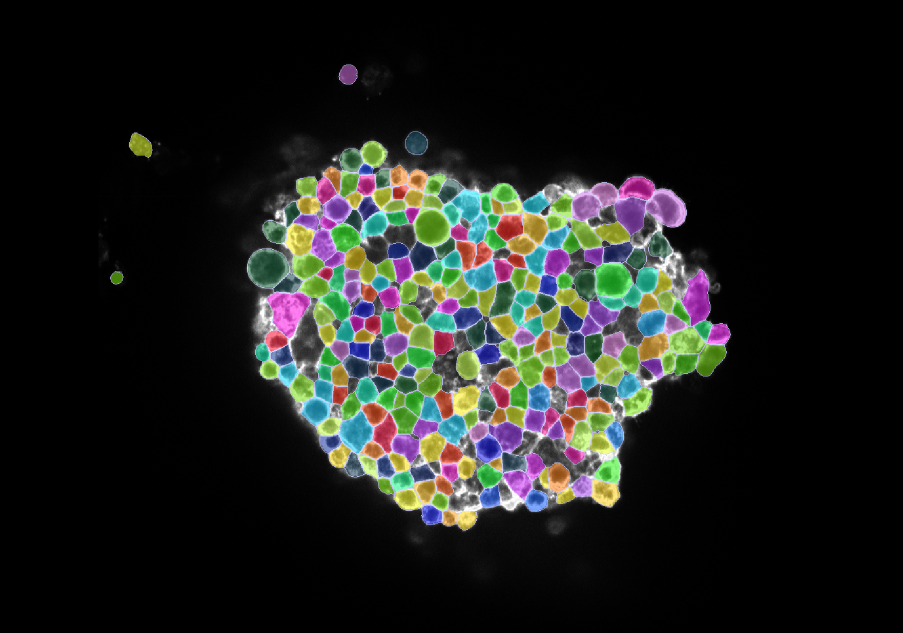
#> input picture C2-sph1_gly_au-0036_segmentedWithCellpose.png, 1806 x 1266 px (shown at 1/2 size)
$ jupyter execute 2d-toy-model.ipynb
#> lines starting #> are read from the running program, lines starting #| are printed output that depends on the picture; after the words box and inside, x2 and y2 are one past the last pixel; in counts of white or black regions, pixels touching at a corner belong together
# 2D toy model

- start from segmented 2d image of cells
- modify image to create explicit membrane compartments
- combine cells, combine membranes
- create a simple sme model using this geometry
- do an example simulation

## Navigation

- Press `Space` to show the next page
- Press `Shift+Space` to show the previous page
- Press `Escape` to zoom out

## Input data

[cell 1]
import numpy as np
import matplotlib.pyplot as plt
from matplotlib import animation
import imageio.v3 as iio
import skimage
import sme
from IPython.display import HTML
from scipy import ndimage as ndi

plt.rcParams["figure.figsize"] = (8, 8)


def show_image(img, title=""):
    plt.imshow(img, interpolation="none")
    plt.title(title)
    plt.show()

[cell 2]
show_image(
    iio.imread("C2-sph1_gly_au-0036_segmentedWithCellpose.png"),
    "Segmentation overlayed on source image",
)

[cell 3]
img_indexed = iio.imread("C2-sph1_gly_au-0036_cp_masks.png")
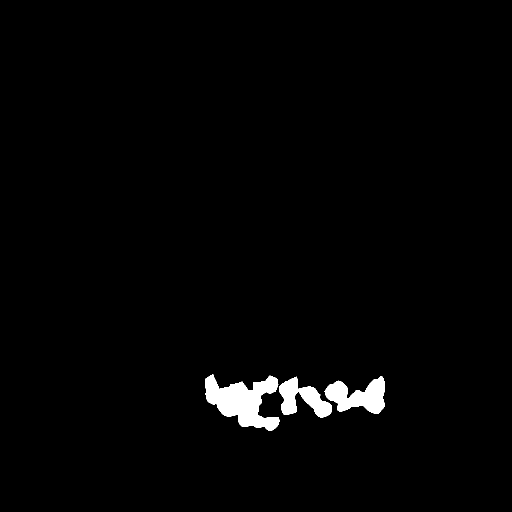
#> input picture C2-sph1_gly_au-0036_cp_masks.png, 1024 x 1024 px (shown at 1/2 size)
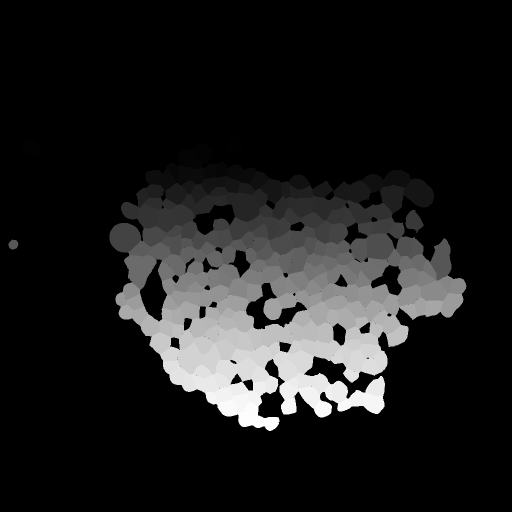
#> img_indexed: shape (1024, 1024) uint16 (shown at 1/2 size); min 0, max 279, mean 31.2; drawn with min black and max white
show_image(skimage.color.label2rgb(img_indexed), "Segmented image")

### Generate explicit membranes by dilating each cell

- We want to add explicit membrane compartments around each cell.
- To do this we take a mask of each cell individually, dilate it, and select the pixels that differ from the original mask
- Repeating this over all cells and combining the results gives us a mask of membrane compartment pixels

[cell 4]
img_membrane_mask = np.zeros(img_indexed.shape).astype(bool)
for index in range(img_indexed.max()):
    img = (img_indexed == index).astype(np.uint8)
    img_membrane_mask |= ndi.binary_dilation(img, iterations=3) != img
#> this loop made 279 passes
#> pass 1, `img = (img_indexed == index).astype(np.uint8)`:
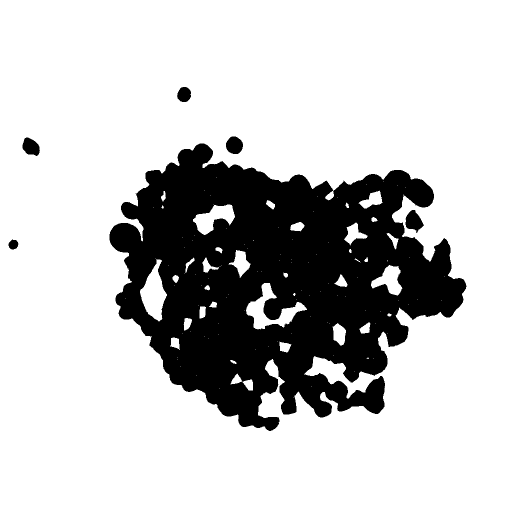
#> img: shape (1024, 1024) (shown at 1/2 size); values 0 (black) and 1 (white), 77.2% white; 6 black regions, box (x1, y1, x2, y2) and area: (219, 287, 933, 862) 235322, (811, 420, 848, 466) 1029, (452, 273, 486, 308) 928, (45, 275, 80, 312) 905, (354, 174, 382, 204) 655, (17, 479, 37, 499) 295
#> pass 1, `img_membrane_mask |= ndi.binary_dilation(img, iterations=3) != img`:
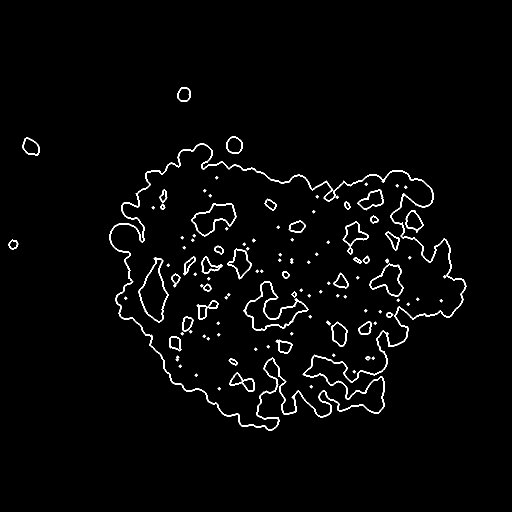
#> img_membrane_mask: shape (1024, 1024) bool (shown at 1/2 size); 2.3% white in thin lines or dots, all inside (x1, y1, x2, y2) = (17, 174, 933, 862)
#> pass 2, `img = (img_indexed == index).astype(np.uint8)`:
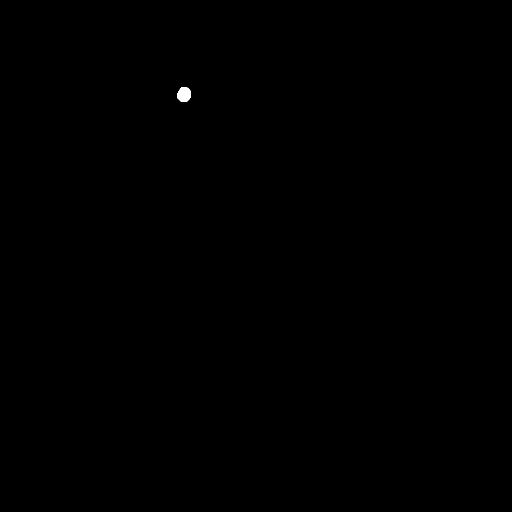
#> img: shape (1024, 1024) (shown at 1/2 size); values 0 (black) and 1 (white), 0.06% white; 1 white region, box (x1, y1, x2, y2) and area: (354, 174, 382, 204) 655
#> after the loop: img: shape (1024, 1024); values 0 (black) and 1 (white), 0.04% white; 1 white region, box (x1, y1, x2, y2) and area: (506, 831, 530, 856) 470
#> after the loop:
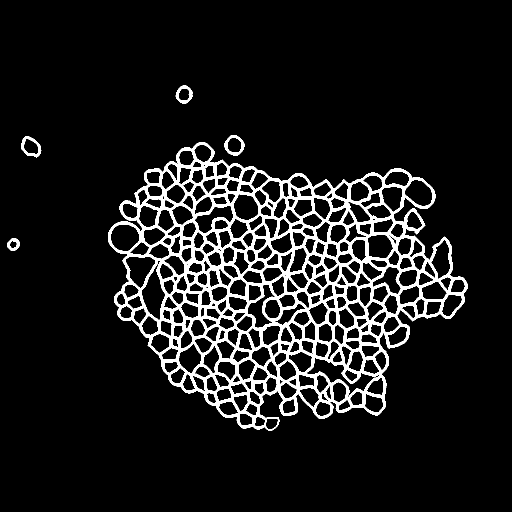
#> img_membrane_mask: shape (1024, 1024) bool (shown at 1/2 size); 9.4% white; 5 white regions, box (x1, y1, x2, y2) and area: (216, 284, 936, 862) 96237, (42, 272, 83, 315) 604, (449, 270, 489, 311) 580, (351, 171, 385, 207) 494, (14, 476, 40, 502) 335

[cell 5]
show_image(img_membrane_mask, "Membrane pixels mask")

### Define cells as any segmented pixel excluding membrane pixels

- Now we select all pixels that were identified as cells
- Then we exclude pixels that are part of the membrane mask to leave a cell mask

[cell 6]
img_cell_mask = img_indexed != 0
img_cell_mask = img_cell_mask & (img_cell_mask != img_membrane_mask)
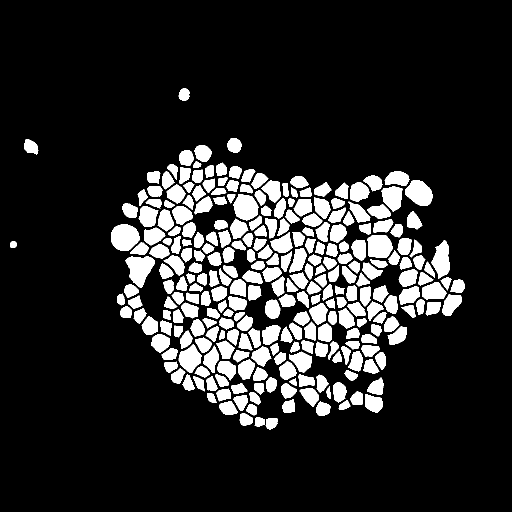
#> img_cell_mask: shape (1024, 1024) bool (shown at 1/2 size); 15.3% white; 279 white regions, largest, box (x1, y1, x2, y2) and area: (222, 449, 279, 502) 2358, (251, 513, 310, 576) 2283, (810, 360, 865, 412) 2015

[cell 7]
show_image(img_cell_mask, "Cell pixels mask")
